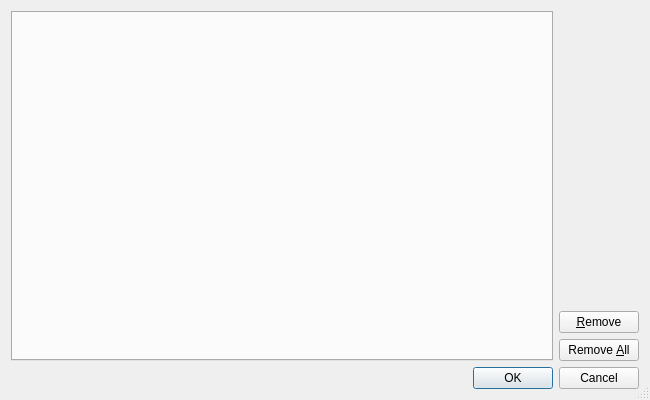
<?xml version="1.0" encoding="UTF-8"?>
<ui version="4.0">
 <class>FeaturePermissionsDialog</class>
 <widget class="QDialog" name="FeaturePermissionsDialog">
  <property name="geometry">
   <rect>
    <x>0</x>
    <y>0</y>
    <width>650</width>
    <height>400</height>
   </rect>
  </property>
  <property name="windowTitle">
   <string>HTML5 Feature Permissions</string>
  </property>
  <property name="sizeGripEnabled">
   <bool>true</bool>
  </property>
  <layout class="QGridLayout" name="gridLayout">
   <item row="1" column="0" colspan="2">
    <widget class="QDialogButtonBox" name="buttonBox">
     <property name="orientation">
      <enum>Qt::Horizontal</enum>
     </property>
     <property name="standardButtons">
      <set>QDialogButtonBox::Cancel|QDialogButtonBox::Ok</set>
     </property>
    </widget>
   </item>
   <item row="0" column="1">
    <layout class="QVBoxLayout" name="verticalLayout_3">
     <item>
      <spacer name="verticalSpacer_2">
       <property name="orientation">
        <enum>Qt::Vertical</enum>
       </property>
       <property name="sizeHint" stdset="0">
        <size>
         <width>20</width>
         <height>40</height>
        </size>
       </property>
      </spacer>
     </item>
     <item>
      <widget class="QPushButton" name="removeButton">
       <property name="text">
        <string>&amp;Remove</string>
       </property>
      </widget>
     </item>
     <item>
      <widget class="QPushButton" name="removeAllButton">
       <property name="text">
        <string>Remove &amp;All</string>
       </property>
      </widget>
     </item>
    </layout>
   </item>
   <item row="0" column="0">
    <widget class="QTabWidget" name="tabWidget">
     <property name="currentIndex">
      <number>-1</number>
     </property>
    </widget>
   </item>
  </layout>
 </widget>
 <tabstops>
  <tabstop>tabWidget</tabstop>
  <tabstop>removeButton</tabstop>
  <tabstop>removeAllButton</tabstop>
 </tabstops>
 <resources/>
 <connections>
  <connection>
   <sender>buttonBox</sender>
   <signal>accepted()</signal>
   <receiver>FeaturePermissionsDialog</receiver>
   <slot>accept()</slot>
   <hints>
    <hint type="sourcelabel">
     <x>227</x>
     <y>381</y>
    </hint>
    <hint type="destinationlabel">
     <x>157</x>
     <y>274</y>
    </hint>
   </hints>
  </connection>
  <connection>
   <sender>buttonBox</sender>
   <signal>rejected()</signal>
   <receiver>FeaturePermissionsDialog</receiver>
   <slot>reject()</slot>
   <hints>
    <hint type="sourcelabel">
     <x>295</x>
     <y>387</y>
    </hint>
    <hint type="destinationlabel">
     <x>286</x>
     <y>274</y>
    </hint>
   </hints>
  </connection>
 </connections>
</ui>
